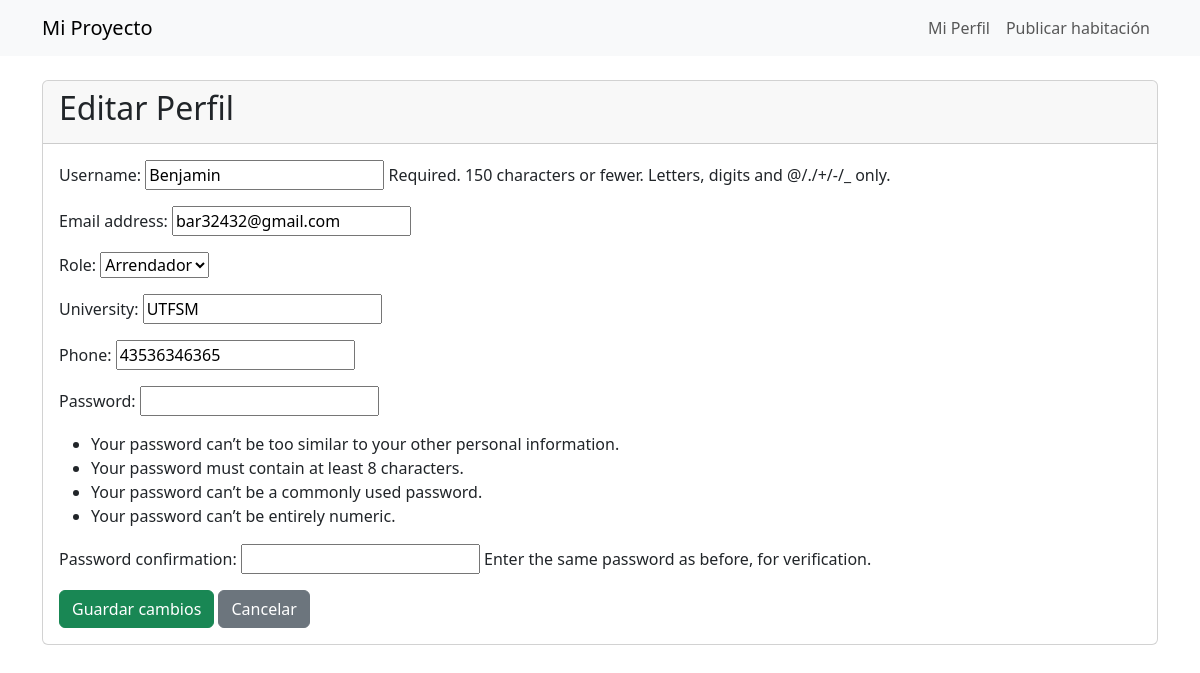
Page /accounts/editProfile/ (signed in) on the committed database.
### accounts/models.py (models this page shows, shortened)
class User(AbstractUser):
    USER_ROLES = (
        ('student', 'Estudiante'),
        ('landlord', 'Arrendador'),
    )
    role = models.CharField(max_length=10, choices=USER_ROLES)
    university = models.CharField(max_length=100, blank=True, null=True)
    phone = models.CharField(max_length=20, blank=True, null=True)
    profile_image = models.ImageField(upload_to='profiles/', blank=True, null=True)
    birth_date = models.DateField(blank=True, null=True)  # Nuevo campo

### accounts/views.py (the view)
# urls.py: path('editProfile/', views.editProfile_view, name='editProfile'),  # Añadido perfil de usuario
@login_required
def editProfile_view(request):
    if request.method == 'POST':
        form = CustomUserCreationForm(request.POST, instance=request.user)
        if form.is_valid():
            form.save()
            messages.success(request, 'Perfil actualizado correctamente.')
            return redirect('accounts:profile')  # Corregido: usa el namespace
    else:
        form = CustomUserCreationForm(instance=request.user)
    return render(request, 'accounts/editProfile.html', {'form': form})

### accounts/forms.py
class CustomUserCreationForm(UserCreationForm):
    class Meta:
        model = User
        fields = ('username', 'email', 'role', 'university', 'phone', 'password1', 'password2')

### templates/accounts/editProfile.html (shortened to what this page needs)
{% extends 'base/base.html' %}
{% block content %}
<div class="card">
    <div class="card-header">
        <h2>Editar Perfil</h2>
    </div>
    <div class="card-body">
        <form method="post">
            {{ form.as_p }}
            <button type="submit" class="btn btn-success">Guardar cambios</button>
            <a href="{% url 'accounts:profile' %}" class="btn btn-secondary">Cancelar</a>
        </form>
    </div>
</div>
{% endblock %}

### rows in the picture
User: username "Benjamin", email "bar32432@gmail.com", role "Arrendador", university "UTFSM", phone "43536346365"
